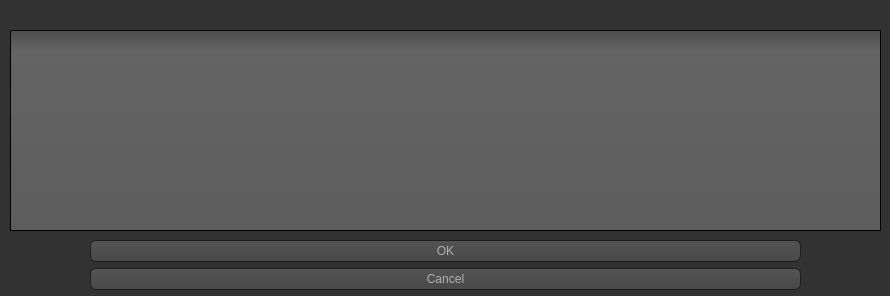
<?xml version="1.0" encoding="UTF-8"?>
<ui version="4.0">
 <class>confirm_window</class>
 <widget class="QDialog" name="confirm_window">
  <property name="geometry">
   <rect>
    <x>0</x>
    <y>0</y>
    <width>890</width>
    <height>296</height>
   </rect>
  </property>
  <property name="windowTitle">
   <string>你確定嗎?!</string>
  </property>
  <property name="styleSheet">
   <string notr="true">QToolTip
{
     border: 1px solid black;
     background-color: #ffa02f;
     padding: 1px;
     border-radius: 3px;
     opacity: 100;
}

QWidget
{
    color: #b1b1b1;
    background-color: #323232;
}

QWidget:item:hover
{
    background-color: QLinearGradient( x1: 0, y1: 0, x2: 0, y2: 1, stop: 0 #ffa02f, stop: 1 #ca0619);
    color: #000000;
}

QWidget:item:selected
{
    background-color: QLinearGradient( x1: 0, y1: 0, x2: 0, y2: 1, stop: 0 #ffa02f, stop: 1 #d7801a);
}

QMenuBar::item
{
    background: transparent;
}

QMenuBar::item:selected
{
    background: transparent;
    border: 1px solid #ffaa00;
}

QMenuBar::item:pressed
{
    background: #444;
    border: 1px solid #000;
    background-color: QLinearGradient(
        x1:0, y1:0,
        x2:0, y2:1,
        stop:1 #212121,
        stop:0.4 #343434/*,
        stop:0.2 #343434,
        stop:0.1 #ffaa00*/
    );
    margin-bottom:-1px;
    padding-bottom:1px;
}

QMenu
{
    border: 1px solid #000;
}

QMenu::item
{
    padding: 2px 20px 2px 20px;
}

QMenu::item:selected
{
    color: #000000;
}

QWidget:disabled
{
    color: #404040;
    background-color: #323232;
}

QAbstractItemView
{
    background-color: QLinearGradient( x1: 0, y1: 0, x2: 0, y2: 1, stop: 0 #4d4d4d, stop: 0.1 #646464, stop: 1 #5d5d5d);
}

QWidget:focus
{
    /*border: 2px solid QLinearGradient( x1: 0, y1: 0, x2: 0, y2: 1, stop: 0 #ffa02f, stop: 1 #d7801a);*/
}

QLineEdit
{
    background-color: QLinearGradient( x1: 0, y1: 0, x2: 0, y2: 1, stop: 0 #4d4d4d, stop: 0 #646464, stop: 1 #5d5d5d);
    padding: 1px;
    border-style: solid;
    border: 1px solid #1e1e1e;
    border-radius: 5;
}

QPushButton
{
    color: #b1b1b1;
    background-color: QLinearGradient( x1: 0, y1: 0, x2: 0, y2: 1, stop: 0 #565656, stop: 0.1 #525252, stop: 0.5 #4e4e4e, stop: 0.9 #4a4a4a, stop: 1 #464646);
    border-width: 1px;
    border-color: #1e1e1e;
    border-style: solid;
    border-radius: 6;
    padding: 3px;
    font-size: 12px;
    padding-left: 5px;
    padding-right: 5px;
}

QPushButton:pressed
{
    background-color: QLinearGradient( x1: 0, y1: 0, x2: 0, y2: 1, stop: 0 #2d2d2d, stop: 0.1 #2b2b2b, stop: 0.5 #292929, stop: 0.9 #282828, stop: 1 #252525);
}

QComboBox
{
    selection-background-color: #ffaa00;
    background-color: QLinearGradient( x1: 0, y1: 0, x2: 0, y2: 1, stop: 0 #565656, stop: 0.1 #525252, stop: 0.5 #4e4e4e, stop: 0.9 #4a4a4a, stop: 1 #464646);
    border-style: solid;
    border: 1px solid #1e1e1e;
    border-radius: 5;
}

QComboBox:hover,QPushButton:hover
{
    border: 2px solid QLinearGradient( x1: 0, y1: 0, x2: 0, y2: 1, stop: 0 #ffa02f, stop: 1 #d7801a);
}


QComboBox:on
{
    padding-top: 3px;
    padding-left: 4px;
    background-color: QLinearGradient( x1: 0, y1: 0, x2: 0, y2: 1, stop: 0 #2d2d2d, stop: 0.1 #2b2b2b, stop: 0.5 #292929, stop: 0.9 #282828, stop: 1 #252525);
    selection-background-color: #ffaa00;
}

QComboBox QAbstractItemView
{
    border: 2px solid darkgray;
    selection-background-color: QLinearGradient( x1: 0, y1: 0, x2: 0, y2: 1, stop: 0 #ffa02f, stop: 1 #d7801a);
}

QComboBox::drop-down
{
     subcontrol-origin: padding;
     subcontrol-position: top right;
     width: 15px;

     border-left-width: 0px;
     border-left-color: darkgray;
     border-left-style: solid; /* just a single line */
     border-top-right-radius: 3px; /* same radius as the QComboBox */
     border-bottom-right-radius: 3px;
 }

QComboBox::down-arrow
{
     image: url(:/down_arrow.png);
}

QGroupBox:focus
{
border: 2px solid QLinearGradient( x1: 0, y1: 0, x2: 0, y2: 1, stop: 0 #ffa02f, stop: 1 #d7801a);
}

QTextEdit:focus
{
    border: 2px solid QLinearGradient( x1: 0, y1: 0, x2: 0, y2: 1, stop: 0 #ffa02f, stop: 1 #d7801a);
}

QScrollBar:horizontal {
     border: 1px solid #222222;
     background: QLinearGradient( x1: 0, y1: 0, x2: 0, y2: 1, stop: 0.0 #121212, stop: 0.2 #282828, stop: 1 #484848);
     height: 7px;
     margin: 0px 16px 0 16px;
}

QScrollBar::handle:horizontal
{
      background: QLinearGradient( x1: 0, y1: 0, x2: 1, y2: 0, stop: 0 #ffa02f, stop: 0.5 #d7801a, stop: 1 #ffa02f);
      min-height: 20px;
      border-radius: 2px;
}

QScrollBar::add-line:horizontal {
      border: 1px solid #1b1b19;
      border-radius: 2px;
      background: QLinearGradient( x1: 0, y1: 0, x2: 1, y2: 0, stop: 0 #ffa02f, stop: 1 #d7801a);
      width: 14px;
      subcontrol-position: right;
      subcontrol-origin: margin;
}

QScrollBar::sub-line:horizontal {
      border: 1px solid #1b1b19;
      border-radius: 2px;
      background: QLinearGradient( x1: 0, y1: 0, x2: 1, y2: 0, stop: 0 #ffa02f, stop: 1 #d7801a);
      width: 14px;
     subcontrol-position: left;
     subcontrol-origin: margin;
}

QScrollBar::right-arrow:horizontal, QScrollBar::left-arrow:horizontal
{
      border: 1px solid black;
      width: 1px;
      height: 1px;
      background: white;
}

QScrollBar::add-page:horizontal, QScrollBar::sub-page:horizontal
{
      background: none;
}

QScrollBar:vertical
{
      background: QLinearGradient( x1: 0, y1: 0, x2: 1, y2: 0, stop: 0.0 #121212, stop: 0.2 #282828, stop: 1 #484848);
      width: 7px;
      margin: 16px 0 16px 0;
      border: 1px solid #222222;
}

QScrollBar::handle:vertical
{
      background: QLinearGradient( x1: 0, y1: 0, x2: 0, y2: 1, stop: 0 #ffa02f, stop: 0.5 #d7801a, stop: 1 #ffa02f);
      min-height: 20px;
      border-radius: 2px;
}

QScrollBar::add-line:vertical
{
      border: 1px solid #1b1b19;
      border-radius: 2px;
      background: QLinearGradient( x1: 0, y1: 0, x2: 0, y2: 1, stop: 0 #ffa02f, stop: 1 #d7801a);
      height: 14px;
      subcontrol-position: bottom;
      subcontrol-origin: margin;
}

QScrollBar::sub-line:vertical
{
      border: 1px solid #1b1b19;
      border-radius: 2px;
      background: QLinearGradient( x1: 0, y1: 0, x2: 0, y2: 1, stop: 0 #d7801a, stop: 1 #ffa02f);
      height: 14px;
      subcontrol-position: top;
      subcontrol-origin: margin;
}

QScrollBar::up-arrow:vertical, QScrollBar::down-arrow:vertical
{
      border: 1px solid black;
      width: 1px;
      height: 1px;
      background: white;
}


QScrollBar::add-page:vertical, QScrollBar::sub-page:vertical
{
      background: none;
}

QTextEdit
{
    background-color: #242424;
}

QPlainTextEdit
{
    background-color: #242424;
}

QHeaderView::section
{
    background-color: QLinearGradient(x1:0, y1:0, x2:0, y2:1, stop:0 #616161, stop: 0.5 #505050, stop: 0.6 #434343, stop:1 #656565);
    color: white;
    padding-left: 4px;
    border: 1px solid #6c6c6c;
}

QCheckBox:disabled
{
color: #414141;
}

QDockWidget::title
{
    text-align: center;
    spacing: 3px; /* spacing between items in the tool bar */
    background-color: QLinearGradient(x1:0, y1:0, x2:0, y2:1, stop:0 #323232, stop: 0.5 #242424, stop:1 #323232);
}

QDockWidget::close-button, QDockWidget::float-button
{
    text-align: center;
    spacing: 1px; /* spacing between items in the tool bar */
    background-color: QLinearGradient(x1:0, y1:0, x2:0, y2:1, stop:0 #323232, stop: 0.5 #242424, stop:1 #323232);
}

QDockWidget::close-button:hover, QDockWidget::float-button:hover
{
    background: #242424;
}

QDockWidget::close-button:pressed, QDockWidget::float-button:pressed
{
    padding: 1px -1px -1px 1px;
}

QMainWindow::separator
{
    background-color: QLinearGradient(x1:0, y1:0, x2:0, y2:1, stop:0 #161616, stop: 0.5 #151515, stop: 0.6 #212121, stop:1 #343434);
    color: white;
    padding-left: 4px;
    border: 1px solid #4c4c4c;
    spacing: 3px; /* spacing between items in the tool bar */
}

QMainWindow::separator:hover
{

    background-color: QLinearGradient(x1:0, y1:0, x2:0, y2:1, stop:0 #d7801a, stop:0.5 #b56c17 stop:1 #ffa02f);
    color: white;
    padding-left: 4px;
    border: 1px solid #6c6c6c;
    spacing: 3px; /* spacing between items in the tool bar */
}

QToolBar::handle
{
     spacing: 3px; /* spacing between items in the tool bar */
     background: url(:/images/handle.png);
}

QMenu::separator
{
    height: 2px;
    background-color: QLinearGradient(x1:0, y1:0, x2:0, y2:1, stop:0 #161616, stop: 0.5 #151515, stop: 0.6 #212121, stop:1 #343434);
    color: white;
    padding-left: 4px;
    margin-left: 10px;
    margin-right: 5px;
}

QProgressBar
{
    border: 2px solid grey;
    border-radius: 5px;
    text-align: center;
}

QProgressBar::chunk
{
    background-color: #d7801a;
    width: 2.15px;
    margin: 0.5px;
}

QTabBar::tab {
    color: #b1b1b1;
    border: 1px solid #444;
    border-bottom-style: none;
    background-color: #323232;
    padding-left: 10px;
    padding-right: 10px;
    padding-top: 3px;
    padding-bottom: 2px;
    margin-right: -1px;
}

QTabWidget::pane {
    border: 1px solid #444;
    top: 1px;
}

QTabBar::tab:last
{
    margin-right: 0; /* the last selected tab has nothing to overlap with on the right */
    border-top-right-radius: 3px;
}

QTabBar::tab:first:!selected
{
 margin-left: 0px; /* the last selected tab has nothing to overlap with on the right */


    border-top-left-radius: 3px;
}

QTabBar::tab:!selected
{
    color: #b1b1b1;
    border-bottom-style: solid;
    margin-top: 3px;
    background-color: QLinearGradient(x1:0, y1:0, x2:0, y2:1, stop:1 #212121, stop:.4 #343434);
}

QTabBar::tab:selected
{
    border-top-left-radius: 3px;
    border-top-right-radius: 3px;
    margin-bottom: 0px;
}

QTabBar::tab:!selected:hover
{
    /*border-top: 2px solid #ffaa00;
    padding-bottom: 3px;*/
    border-top-left-radius: 3px;
    border-top-right-radius: 3px;
    background-color: QLinearGradient(x1:0, y1:0, x2:0, y2:1, stop:1 #212121, stop:0.4 #343434, stop:0.2 #343434, stop:0.1 #ffaa00);
}

QRadioButton::indicator:checked, QRadioButton::indicator:unchecked{
    color: #b1b1b1;
    background-color: #323232;
    border: 1px solid #b1b1b1;
    border-radius: 6px;
}

QRadioButton::indicator:checked
{
    background-color: qradialgradient(
        cx: 0.5, cy: 0.5,
        fx: 0.5, fy: 0.5,
        radius: 1.0,
        stop: 0.25 #ffaa00,
        stop: 0.3 #323232
    );
}

QCheckBox::indicator{
    color: #b1b1b1;
    background-color: #323232;
    border: 1px solid #b1b1b1;
    width: 9px;
    height: 9px;
}

QRadioButton::indicator
{
    border-radius: 6px;
}

QRadioButton::indicator:hover, QCheckBox::indicator:hover
{
    border: 1px solid #ffaa00;
}

QCheckBox::indicator:checked
{
    image:url(:/images/checkbox.png);
}

QCheckBox::indicator:disabled, QRadioButton::indicator:disabled
{
    border: 1px solid #444;
}

QDialogButtonBox
{
    color: #b1b1b1;
    background-color: QLinearGradient( x1: 0, y1: 0, x2: 0, y2: 1, stop: 0 #565656, stop: 0.1 #525252, stop: 0.5 #4e4e4e, stop: 0.9 #4a4a4a, stop: 1 #464646);
    border-width: 1px;
    border-color: #1e1e1e;
    border-style: solid;
    border-radius: 6;
    padding: 3px;
    font-size: 12px;
    padding-left: 5px;
    padding-right: 5px;
}</string>
  </property>
  <widget class="QDialogButtonBox" name="buttonBox">
   <property name="geometry">
    <rect>
     <x>90</x>
     <y>240</y>
     <width>711</width>
     <height>61</height>
    </rect>
   </property>
   <property name="styleSheet">
    <string notr="true"/>
   </property>
   <property name="orientation">
    <enum>Qt::Vertical</enum>
   </property>
   <property name="standardButtons">
    <set>QDialogButtonBox::Cancel|QDialogButtonBox::Ok</set>
   </property>
  </widget>
  <widget class="QTableView" name="tableView">
   <property name="geometry">
    <rect>
     <x>10</x>
     <y>30</y>
     <width>871</width>
     <height>201</height>
    </rect>
   </property>
   <attribute name="horizontalHeaderVisible">
    <bool>false</bool>
   </attribute>
   <attribute name="horizontalHeaderStretchLastSection">
    <bool>true</bool>
   </attribute>
   <attribute name="verticalHeaderVisible">
    <bool>false</bool>
   </attribute>
  </widget>
 </widget>
 <resources/>
 <connections>
  <connection>
   <sender>buttonBox</sender>
   <signal>accepted()</signal>
   <receiver>confirm_window</receiver>
   <slot>accept()</slot>
   <hints>
    <hint type="sourcelabel">
     <x>248</x>
     <y>254</y>
    </hint>
    <hint type="destinationlabel">
     <x>157</x>
     <y>274</y>
    </hint>
   </hints>
  </connection>
  <connection>
   <sender>buttonBox</sender>
   <signal>rejected()</signal>
   <receiver>confirm_window</receiver>
   <slot>reject()</slot>
   <hints>
    <hint type="sourcelabel">
     <x>316</x>
     <y>260</y>
    </hint>
    <hint type="destinationlabel">
     <x>286</x>
     <y>274</y>
    </hint>
   </hints>
  </connection>
 </connections>
</ui>
